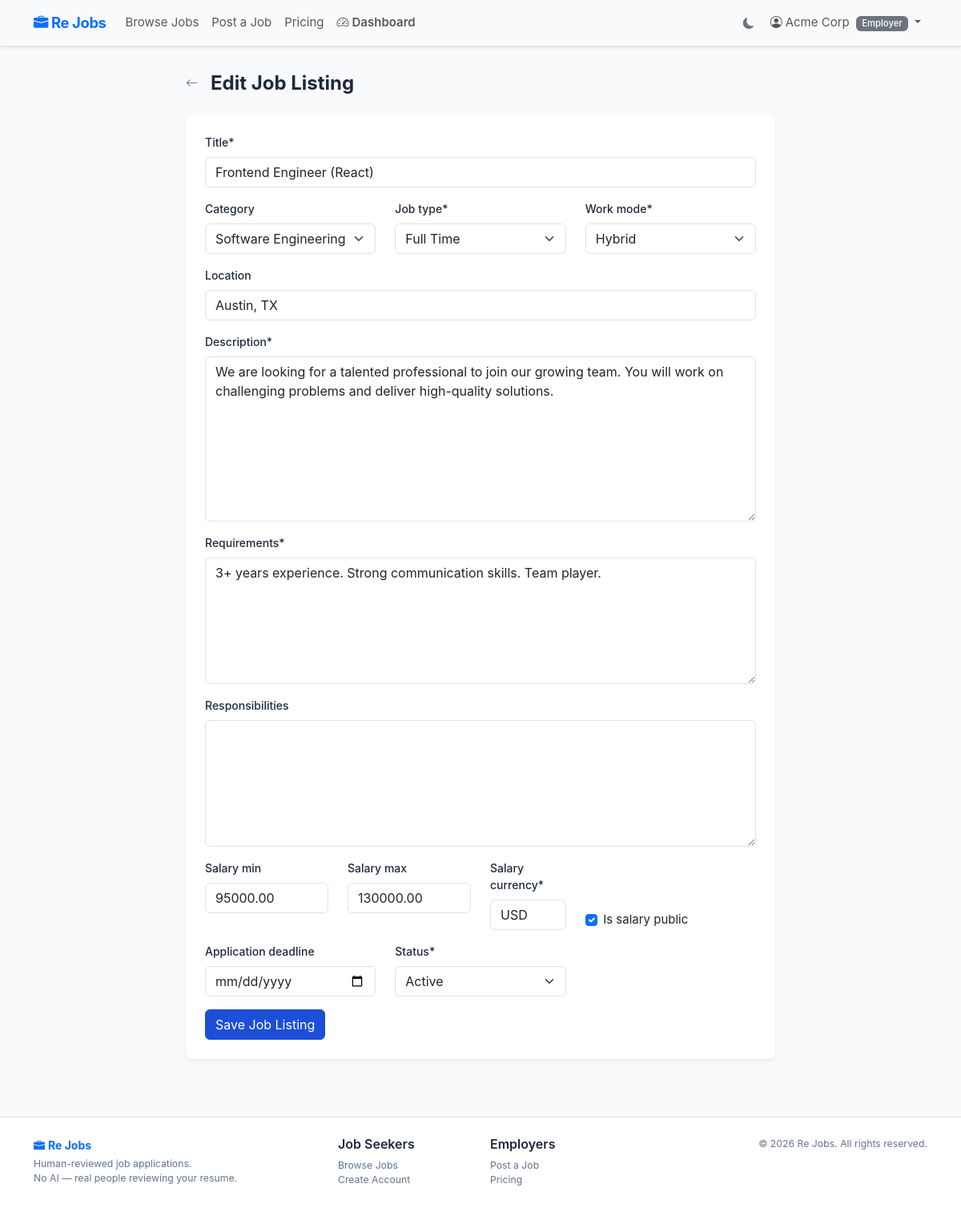
/jobs/2/edit/ (signed in), run on the app's committed database.
### apps/accounts/models.py (models this page shows, shortened)
class CustomUser(AbstractUser):
    ADMIN = 'admin'
    REVIEWER = 'reviewer'
    EMPLOYER = 'employer'
    JOB_SEEKER = 'job_seeker'
    ROLE_CHOICES = [
        (ADMIN, 'Admin'),
        (REVIEWER, 'Reviewer'),
        (EMPLOYER, 'Employer'),
        (JOB_SEEKER, 'Job Seeker'),
    ]
    username = models.CharField(
        _('username'),
        max_length=150,
        blank=True,
        validators=[UnicodeUsernameValidator()],
    )
    email = models.EmailField(_('email address'), unique=True)
    role = models.CharField(max_length=20, choices=ROLE_CHOICES, default=JOB_SEEKER)
    objects = CustomUserManager()
    USERNAME_FIELD = 'email'
    REQUIRED_FIELDS = []
    class Meta:
        verbose_name = _('user')
        verbose_name_plural = _('users')
    def get_full_name(self):
        full = f'{self.first_name} {self.last_name}'.strip()
        return full or self.email
    @property
    def is_admin_user(self):
        return self.role == self.ADMIN or self.is_superuser
    @property
    def is_employer_user(self):
        return self.role == self.EMPLOYER
    @property
    def display_role(self):
        return dict(self.ROLE_CHOICES).get(self.role, self.role)

### apps/jobs/models.py (models this page shows, shortened)
class JobListing(models.Model):
    FULL_TIME = 'full_time'
    PART_TIME = 'part_time'
    CONTRACT = 'contract'
    TEMPORARY = 'temporary'
    INTERNSHIP = 'internship'
    JOB_TYPE_CHOICES = [
        (FULL_TIME, 'Full Time'),
        (PART_TIME, 'Part Time'),
        (CONTRACT, 'Contract'),
        (TEMPORARY, 'Temporary'),
        (INTERNSHIP, 'Internship'),
    ]
    DRAFT = 'draft'
    ACTIVE = 'active'
    PAUSED = 'paused'
    CLOSED = 'closed'
    EXPIRED = 'expired'
    STATUS_CHOICES = [
        (DRAFT, 'Draft'),
        (ACTIVE, 'Active'),
        (PAUSED, 'Paused'),
        (CLOSED, 'Closed'),
        (EXPIRED, 'Expired'),
    ]
    ONSITE = 'onsite'
    REMOTE = 'remote'
    HYBRID = 'hybrid'
    WORK_MODE_CHOICES = [
        (ONSITE, 'On-site'),
        (REMOTE, 'Remote'),
        (HYBRID, 'Hybrid'),
    ]
    employer = models.ForeignKey(
        'accounts.EmployerProfile',
        on_delete=models.CASCADE,
        related_name='job_listings',
    )
    category = models.ForeignKey(
        JobCategory,
        on_delete=models.SET_NULL,
        null=True,
        blank=True,
        related_name='job_listings',
    )
    title = models.CharField(max_length=200)
    slug = models.SlugField(max_length=250, unique=True, blank=True)
    description = models.TextField()
    requirements = models.TextField()
    responsibilities = models.TextField(blank=True)
    job_type = models.CharField(max_length=20, choices=JOB_TYPE_CHOICES, default=FULL_TIME)
    work_mode = models.CharField(max_length=20, choices=WORK_MODE_CHOICES, default=ONSITE)
    location = models.CharField(max_length=200, blank=True)
    salary_min = models.DecimalField(max_digits=10, decimal_places=2, null=True, blank=True)
    salary_max = models.DecimalField(max_digits=10, decimal_places=2, null=True, blank=True)
    salary_currency = models.CharField(max_length=3, default='USD')
    is_salary_public = models.BooleanField(default=True)
    status = models.CharField(max_length=20, choices=STATUS_CHOICES, default=DRAFT)
    is_featured = models.BooleanField(default=False)
    application_deadline = models.DateField(null=True, blank=True)
    posted_at = models.DateTimeField(null=True, blank=True)
    expires_at = models.DateTimeField(null=True, blank=True)
    created_at = models.DateTimeField(auto_now_add=True)
    updated_at = models.DateTimeField(auto_now=True)
    class Meta:
        verbose_name = 'Job Listing'
        verbose_name_plural = 'Job Listings'
        ordering = ['-posted_at', '-created_at']

### apps/jobs/views.py (the view)
# urls.py: path('jobs/<int:pk>/edit/', views.edit_job, name='edit'),
@login_required
def edit_job(request, pk):
    listing = get_object_or_404(JobListing, pk=pk)
    if not request.user.is_employer_user or listing.employer.user != request.user:
        messages.error(request, 'You do not have permission to edit this listing.')
        return redirect('jobs:list')
    if request.method == 'POST':
        form = JobListingForm(request.POST, instance=listing)
        if form.is_valid():
            form.save()
            messages.success(request, 'Job listing updated.')
            return redirect('dashboard:employer')
    else:
        form = JobListingForm(instance=listing)
    return render(request, 'jobs/post_job.html', {'form': form, 'editing': True})

### apps/jobs/models.py (called while the page is built)
    def __str__(self):
        return self.name

### templates/jobs/post_job.html (shortened to what this page needs)
{% extends 'base.html' %}
{% load crispy_forms_tags %}
{% block content %}
<div class="container">
  <div class="row justify-content-center">
    <div class="col-lg-8">
      <div class="d-flex align-items-center mb-4 mt-2">
        <a href="{% url 'dashboard:employer' %}" class="text-muted me-3"><i class="bi bi-arrow-left"></i></a>
        <h1 class="h4 fw-bold mb-0">{% if editing %}Edit Job Listing{% else %}Post a Job{% endif %}</h1>
      </div>
      <div class="card shadow-sm border-0">
        <div class="card-body p-4">
          <form method="post" novalidate>
            {% crispy form %}
          </form>
        </div>
      </div>
    </div>
  </div>
</div>
{% endblock %}

### templates/partials/_navbar.html (shortened to what this page needs)
<nav class="navbar navbar-expand-lg border-bottom shadow-sm" data-bs-theme="auto">
  <div class="container">
    <a class="navbar-brand fw-bold text-primary" href="{% url 'jobs:list' %}">
      <i class="bi bi-briefcase-fill me-1"></i>Re Jobs
    </a>
    <div class="collapse navbar-collapse" id="mainNav">
      <ul class="navbar-nav me-auto mb-2 mb-lg-0">
        <li class="nav-item">
          <a class="nav-link" href="{% url 'jobs:list' %}">Browse Jobs</a>
        </li>
        {% if user.is_authenticated and user.is_employer_user %}
        <li class="nav-item">
          <a class="nav-link" href="{% url 'jobs:post' %}">Post a Job</a>
        </li>
        {% endif %}
        <li class="nav-item">
          <a class="nav-link" href="{% url 'billing:plans' %}">Pricing</a>
        </li>
        {% if user.is_authenticated %}
        <li class="nav-item">
          <a class="nav-link fw-semibold" href="{% url 'dashboard:home' %}">
            <i class="bi bi-speedometer2 me-1"></i>Dashboard
          </a>
        </li>
        {% endif %}
      </ul>
      <ul class="navbar-nav ms-auto align-items-center">
        <li class="nav-item me-1">
          <button id="theme-toggle" class="btn btn-sm btn-outline-secondary border-0" title="Toggle dark/light mode" aria-label="Toggle theme">
            <i class="bi bi-moon-fill" id="theme-icon"></i>
          </button>
        </li>
        {% if user.is_authenticated %}
        <li class="nav-item dropdown">
          <a class="nav-link dropdown-toggle" href="#" role="button" data-bs-toggle="dropdown">
            <i class="bi bi-person-circle me-1"></i>{{ user.get_full_name }}
            <span class="badge bg-secondary ms-1 text-capitalize">{{ user.display_role }}</span>
          </a>
        </li>
        {% endif %}
      </ul>
    </div>
  </div>
</nav>

### static/css/main.css (style rules this page uses)
:root { --rj-primary: #1d4ed8; --rj-primary-dk: #1e40af; --rj-text: #1e293b; --rj-muted: #64748b; --rj-border: #e2e8f0; --rj-bg: #f8fafc; --rj-white: #ffffff; }
body { color: var(--rj-text); background-color: var(--rj-bg); font-family: -apple-system, BlinkMacSystemFont, "Segoe UI", Roboto, "Helvetica Neue", Arial, sans-serif; font-size: 0.9375rem; }
h1, h2, h3, h4, h5, h6 { color: var(--rj-text); }
.text-muted { color: var(--rj-muted) !important; }
.navbar { min-height: 58px; }
.navbar-brand { font-size: 1.15rem; letter-spacing: -0.02em; }
.card { border-radius: 0.5rem; }
.btn-primary { background-color: var(--rj-primary); border-color: var(--rj-primary); }
.form-label { font-size: 0.875rem; font-weight: 500; color: var(--rj-text); }
.badge { font-weight: 500; }

### data on the page
CustomUser: get_full_name "Acme Corp", display_role "Employer"
JobListing: title "Frontend Engineer (React)", category "Software Engineering", job_type "Full Time", work_mode "Hybrid", location "Austin, TX", description "We are looking for a talented professional to join our growing team. You will work on challenging problems and deliver high-quality solutions.", requirements "3+ years experience. Strong communication skills. Team player.", salary_min "95000.00", salary_max "130000.00", salary_currency "USD", is_salary_public "☑", status "Active"
